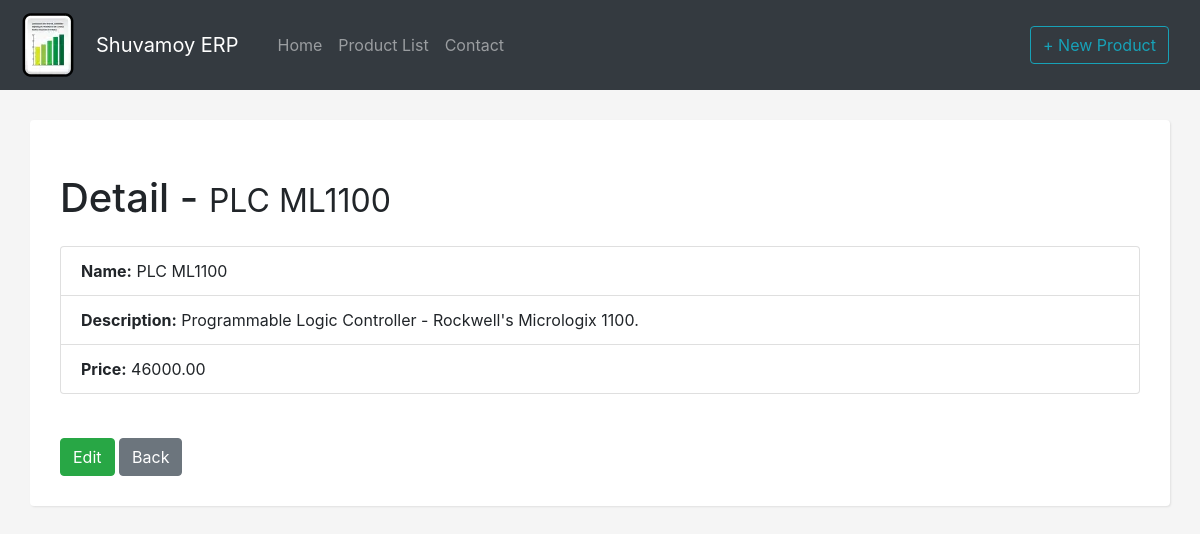
Screenshot of /view/1 with the database file from the repository.
### products/models.py (models this page shows, shortened)
class Product(models.Model):
    name = models.CharField('Name', max_length=100)
    description = models.TextField('Description', blank=True)
    price = models.DecimalField('Price', decimal_places=2, max_digits=8)
    item_qty = models.IntegerField('Item Quantity')
    created = models.DateTimeField('Created', auto_now_add=True)
    changed = models.DateTimeField('Changed', auto_now=True)
    class Meta:
        db_table = "Product_Table"
        ordering = ['name']

### products/views.py (the view)
# urls.py: path('view/<int:pk>', views.ProductDetail.as_view(), name='product_view'),
class ProductDetail(DetailView):
    model = Product

### products/templates/products/product_detail.html
{% extends 'products/base.html' %}
{% block content %}
    <h1 class="my-4">Detail -
        <small>{{ object.name }}</small>
    </h1>
    <div class="row">
        <div class="col-12">
            <ul class="list-group">
              <li class="list-group-item"><strong>Name:</strong> {{ object.name }}</li>
              <li class="list-group-item"><strong>Description:</strong> {{ object.description }}</li>
              <li class="list-group-item"><strong>Price:</strong> {{ object.price }}</li>
            </ul>
        </div>
    </div>
    <br>
    <div class="row top-buffer">
        <div class="col-12">
                <a href="{% url 'product_edit' object.id %}"><button type="button" class="btn btn-success">Edit</button></a>
                <a href="{% url 'product_list' %}"><button type="button" class="btn btn-secondary">Back</button></a>
        </div>
    </div>
{% endblock %}

### products/static/css/style.css (style rules this page uses)
body { background: whitesmoke }
.top-buffer { margin-top:20px; }

### rows the page displays
Product: name "PLC ML1100", description "Programmable Logic Controller - Rockwell's Micrologix 1100.", price "46000.00"
